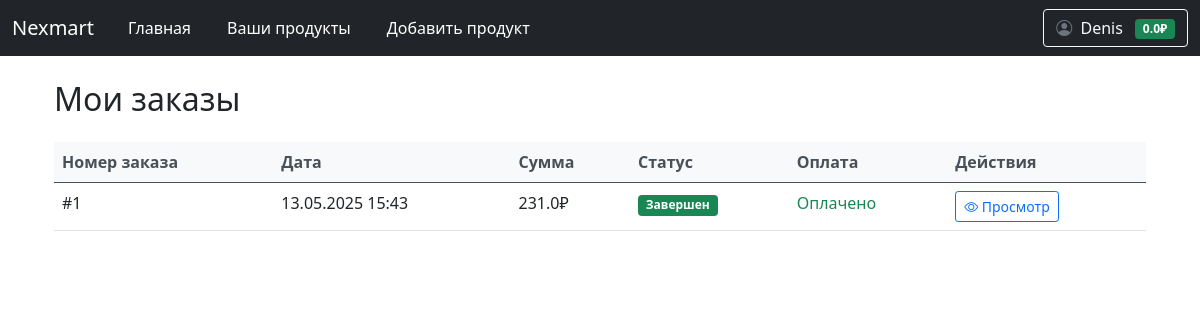
The page /user/orders (signed in) on the database its author committed.
### data/user.py (models this page shows, shortened)
class User(SqlAlchemyBase, UserMixin):
    __tablename__ = 'users'
    id = Column(Integer, primary_key=True, autoincrement=True)
    email = Column(String, unique=True, nullable=False)
    hashed_password = Column(String, nullable=False)
    surname = Column(String, nullable=False)
    name = Column(String, nullable=False)
    modified_date = Column(DateTime)
    balance = Column(Float, default=0.0, nullable=False)
    products = relationship("Product", back_populates="user")

### data/order.py (models this page shows)
class Order(SqlAlchemyBase):
    __tablename__ = 'orders'
    id = sqlalchemy.Column(sqlalchemy.Integer, primary_key=True, autoincrement=True)
    user_id = sqlalchemy.Column(sqlalchemy.Integer, sqlalchemy.ForeignKey("users.id"))
    created_date = sqlalchemy.Column(sqlalchemy.DateTime, default=datetime.datetime.now)
    status = sqlalchemy.Column(sqlalchemy.String, default='new')  # new, paid, delivered, completed, cancelled
    total_price = sqlalchemy.Column(sqlalchemy.Float, nullable=False)
    name = sqlalchemy.Column(sqlalchemy.String, nullable=False)
    surname = sqlalchemy.Column(sqlalchemy.String, nullable=False)
    email = sqlalchemy.Column(sqlalchemy.String, nullable=False)
    phone = sqlalchemy.Column(sqlalchemy.String, nullable=False)
    delivery_type = sqlalchemy.Column(sqlalchemy.String, nullable=False)  # self_pickup, pickup_point
    delivery_service = sqlalchemy.Column(sqlalchemy.String, nullable=True)  # yandex, wildberries, ozon, pochta, cdek
    pvz_info = sqlalchemy.Column(sqlalchemy.String, nullable=True)  # JSON с информацией о ПВЗ
    delivery_cost = sqlalchemy.Column(sqlalchemy.Float, default=0.0)
    payment_method = sqlalchemy.Column(sqlalchemy.String, nullable=False)  # balance, card, cod
    is_paid = sqlalchemy.Column(sqlalchemy.Boolean, default=False)
    payment_date = sqlalchemy.Column(sqlalchemy.DateTime, nullable=True)
    comment = sqlalchemy.Column(sqlalchemy.Text, nullable=True)
    user = orm.relationship('User')
    items = orm.relationship('OrderItem', back_populates='order', cascade='all, delete-orphan')

### main.py (the view)
@app.route('/user/orders')
@login_required
def user_orders():
    db_sess = db_session.create_session()
    orders = db_sess.query(Order).filter(
        Order.user_id == current_user.id
    ).order_by(Order.created_date.desc()).all()
    return render_template('orders.html', orders=orders)

### data/db_session.py (called while the page is built)
def create_session() -> Session:
    global __factory
    return __factory()

### main.py (called while the page is built)
@login_manager.user_loader
def load_user(user_id):
    db_sess = db_session.create_session()
    return db_sess.query(User).get(user_id)

### templates/orders.html (shortened to what this page needs)
{% extends "base.html" %}
{% block content %}
<div class="container">
    <h2 class="mb-4">Мои заказы</h2>
    {% if orders %}
    <div class="table-responsive">
        <table class="table table-hover">
            <thead>
                <tr>
                    <th>Номер заказа</th>
                    <th>Дата</th>
                    <th>Сумма</th>
                    <th>Статус</th>
                    <th>Оплата</th>
                    <th>Действия</th>
                </tr>
            </thead>
            <tbody>
                {% for order in orders %}
                <tr>
                    <td>#{{ order.id }}</td>
                    <td>{{ order.created_date.strftime('%d.%m.%Y %H:%M') }}</td>
                    <td>{{ order.total_price }}₽</td>
                    <td>
                        {% if order.status == 'new' %}
                        <span class="badge bg-info">Новый</span>
                        {% elif order.status == 'paid' %}
                        <span class="badge bg-success">Оплачен</span>
                        {% elif order.status == 'delivered' %}
                        <span class="badge bg-primary">Доставлен</span>
                        {% elif order.status == 'completed' %}
                        <span class="badge bg-success">Завершен</span>
                        {% elif order.status == 'cancelled' %}
                        <span class="badge bg-danger">Отменен</span>
                        {% endif %}
                    </td>
                    <td>
                        {% if order.is_paid %}
                        <span class="text-success">Оплачено</span>
                        {% else %}
                        <span class="text-danger">Не оплачено</span>
                        {% endif %}
                    </td>
                    <td>
                        <div class="btn-group">
                            <a href="/user/order/{{ order.id }}" class="btn btn-sm btn-outline-primary">
                                <i class="bi bi-eye"></i> Просмотр
                            </a>
                        </div>
                    </td>
                </tr>
                {% endfor %}
            </tbody>
        </table>
    </div>
    {% endif %}
</div>
{% endblock %}

### templates/base.html (shortened to what this page needs)
<!doctype html>
<html lang="ru">
<head>
                    <link href="https://cdn.jsdelivr.net/npm/bootstrap@5.0.2/dist/css/bootstrap.min.css" rel="stylesheet">
                    <link rel="stylesheet" href="https://cdn.jsdelivr.net/npm/bootstrap-icons@1.8.1/font/bootstrap-icons.css">
    <link rel="stylesheet" href="{{ url_for('static', filename='css/style.css') }}">
    <link rel="stylesheet" href="https://cdnjs.cloudflare.com/ajax/libs/font-awesome/6.5.1/css/all.min.css">
    <link rel="stylesheet" href="{{ url_for('static', filename='css/auth_styles.css') }}">
</head>
<body>
<header>
    <nav class="navbar navbar-expand-md navbar-dark bg-dark" aria-label="Fourth navbar example">
        <div class="container-fluid">
          <a class="navbar-brand" href="#">Nexmart</a>
          <div class="collapse navbar-collapse" id="navbarsExample04">
            <ul class="navbar-nav me-auto mb-2 mb-md-0">
              <li class="nav-item">
                <a class="nav-link active" aria-current="page" href="/">Главная</a>
              </li>
                {% if not current_user.is_authenticated %}
                <li class="nav-item">
                <a class="nav-link active" aria-current="page" href="/register"></a>
              </li>
                <li class="nav-item">
                <a class="nav-link active" aria-current="page" href="/login"></a>
              </li>
                {% else %}
                <li class="nav-item">
                <a class="nav-link active" href="/user/products">Ваши продукты</a>
              </li>
                <li class="nav-item">
                <a class="nav-link active" href="/user/products/add">Добавить продукт</a>
              </li>
                {% endif %}
            </ul>
            {% if current_user.is_authenticated %}
            <div class="d-flex align-items-center">
              <div class="dropdown">
                <button class="btn btn-outline-light dropdown-toggle" type="button" id="profileDropdown" data-bs-toggle="dropdown" aria-expanded="false">
                  <i class="bi bi-person-circle me-1"></i>
                  {{ current_user.name }}
                  <span class="badge bg-success ms-2">{{ current_user.balance }}₽</span>
                </button>
              </div>
            </div>
            {% else %}
            <div class="d-flex">
              <a href="/login" class="btn btn-outline-light me-2">Войти</a>
              <a href="/register" class="btn btn-success">Регистрация</a>
            </div>
            {% endif %}
          </div>
        </div>
      </nav>
</header>
<div class="container mt-4">
    {% block content %}{% endblock %}
</div>
</body>
</html>

### static/css/style.css (style rules this page uses)
.navbar-nav .nav-link { position: relative; transition: all 0.5s ease; margin: 0 10px; }
.navbar-nav .nav-link::after { content: ''; position: absolute; width: 0; height: 2px; bottom: 0; left: 50%; background-color: #90caf9; transition: all 0.3s ease; }
.dropdown-toggle { position: relative; transition: all 0.3s ease; }
.badge.bg-success { transition: all 0.3s ease; }
.bi-person-circle { color: #6c757d; transition: all 0.3s ease; }
.table-hover tbody tr { transition: all 0.2s ease; }
.table thead th { font-weight: 600; color: #495057; background-color: #f8f9fa; }
.btn { position: relative; overflow: hidden; }
.btn::after { content: ''; position: absolute; top: 50%; left: 50%; width: 5px; height: 5px; background: rgba(255, 255, 255, 0.3); opacity: 0; border-radius: 50%; transform: scale(1, 1) translate(-50%, -50%); transform-origin: 50% 50%; }

### rows shown on the page
User: name "Denis", balance "0.0"
Order: id "1", created_date "13.05.2025 15:43", total_price "231.0", status "Завершен", is_paid "Оплачено"
